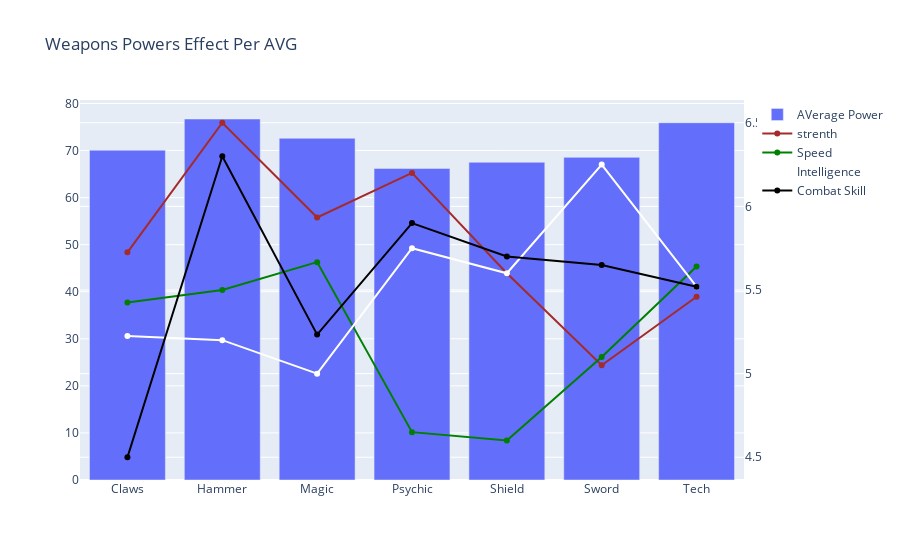

Source (notebook cell):
### Code cell
strenthdf = file.groupby(['Weapon']).agg({'Strength':'mean'}).reset_index()
speeddf = file.groupby(['Weapon']).agg({'Speed':'mean'}).reset_index()
intelldf = file.groupby(['Weapon']).agg({'Intelligence':'mean'}).reset_index()
combatdf =  file.groupby(['Weapon']).agg({'Combat Skill':'mean'}).reset_index()
Powerdf =  file.groupby(['Weapon']).agg({'Power Score':'mean'}).reset_index()

fig = go.Figure()


fig.add_trace(go.Bar( x=Powerdf['Weapon'] ,y=Powerdf['Power Score']    ,name='AVerage Power'   ))
fig.add_trace(  go.Line(  x=strenthdf['Weapon'] ,y=strenthdf['Strength'] ,yaxis='y2'    ,name='strenth'  ,line = {'color':'brown'}                  )                                )
fig.add_trace(  go.Line(  x=speeddf['Weapon'] ,y=speeddf['Speed'] ,yaxis='y2'    ,name='Speed'  ,line = {'color':'green'}                  )                                )
fig.add_trace(  go.Line(  x=intelldf['Weapon'] ,y=intelldf['Intelligence'] ,yaxis='y2'    ,name='Intelligence'  ,line = {'color':'white'}                  )                                )
fig.add_trace(  go.Line(  x=combatdf['Weapon'] ,y=combatdf['Combat Skill'] ,yaxis='y2'    ,name='Combat Skill' , line = {'color':'black'}                   )                                )


fig.update_layout(  yaxis2 = {'overlaying':'y','side':'right'  }   ,title =  'Weapons Powers Effect Per AVG'    )
fig.show()



# okay this is how wweapon distrubuted over the data

### Figure 1 — Plotly figure (JSON) as saved in the notebook; plotly's stock layout.template omitted (floating-point values rounded to 4 significant figures)
{"data": [{"name": "AVerage Power", "type": "bar", "x": ["Claws", "Hammer", "Magic", "Psychic", "Shield", "Sword", "Tech"], "y": [70.08, 76.7, 72.6, 66.2, 67.5, 68.55, 75.9]}, {"line": {"color": "brown"}, "name": "strenth", "type": "scatter", "x": ["Claws", "Hammer", "Magic", "Psychic", "Shield", "Sword", "Tech"], "y": [5.725, 6.5, 5.933, 6.2, 5.6, 5.05, 5.46], "yaxis": "y2"}, {"line": {"color": "green"}, "name": "Speed", "type": "scatter", "x": ["Claws", "Hammer", "Magic", "Psychic", "Shield", "Sword", "Tech"], "y": [5.425, 5.5, 5.667, 4.65, 4.6, 5.1, 5.64], "yaxis": "y2"}, {"line": {"color": "white"}, "name": "Intelligence", "type": "scatter", "x": ["Claws", "Hammer", "Magic", "Psychic", "Shield", "Sword", "Tech"], "y": [5.225, 5.2, 5, 5.75, 5.6, 6.25, 5.52], "yaxis": "y2"}, {"line": {"color": "black"}, "name": "Combat Skill", "type": "scatter", "x": ["Claws", "Hammer", "Magic", "Psychic", "Shield", "Sword", "Tech"], "y": [4.5, 6.3, 5.233, 5.9, 5.7, 5.65, 5.52], "yaxis": "y2"}], "layout": {"title": {"text": "Weapons Powers Effect Per AVG"}, "yaxis2": {"overlaying": "y", "side": "right"}}}
